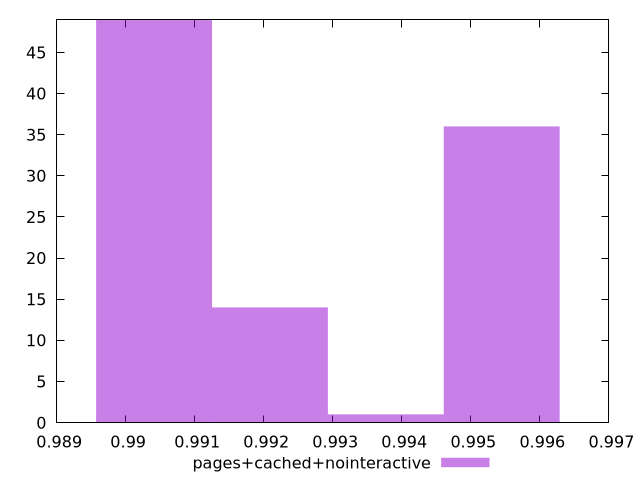

Source code (gnuplot):
$_pagesCachedNointeractive <<EOF
0.9954475838685083 36
0.9904115927190892 49
0.9937689201520352 1
0.9920902564355623 14
EOF
set key outside below
set terminal pngcairo
set output "report_00006_2020-11-02T20-21-41.718Z/first-cpu-idle/pages+cached+nointeractive//hist.png"
set yrange [0:49]
set boxwidth 0.0016786637164730325
set style fill transparent solid 0.5 noborder
plot $_pagesCachedNointeractive title "pages+cached+nointeractive" with boxes ,
